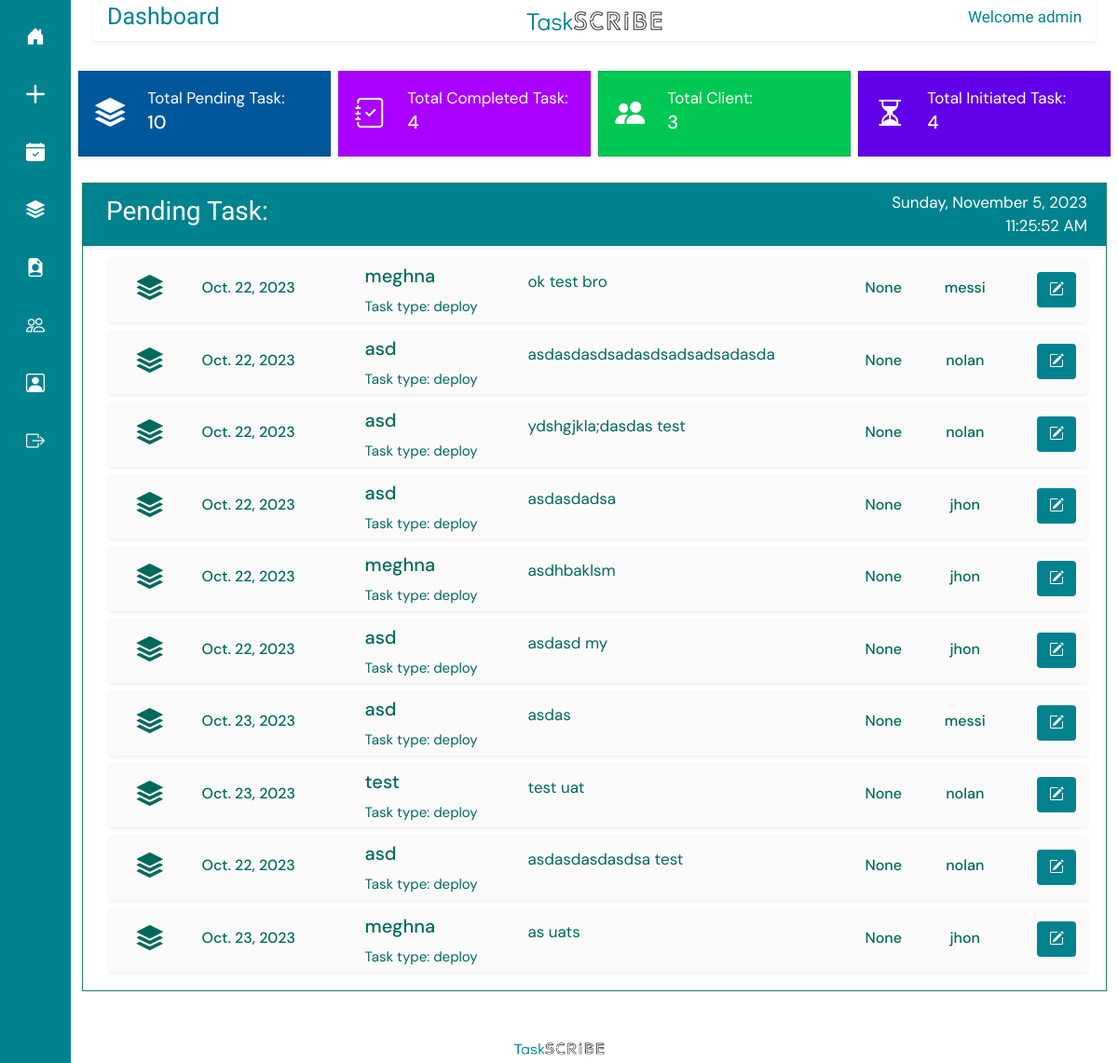
Before: / (signed in) with the older database file.
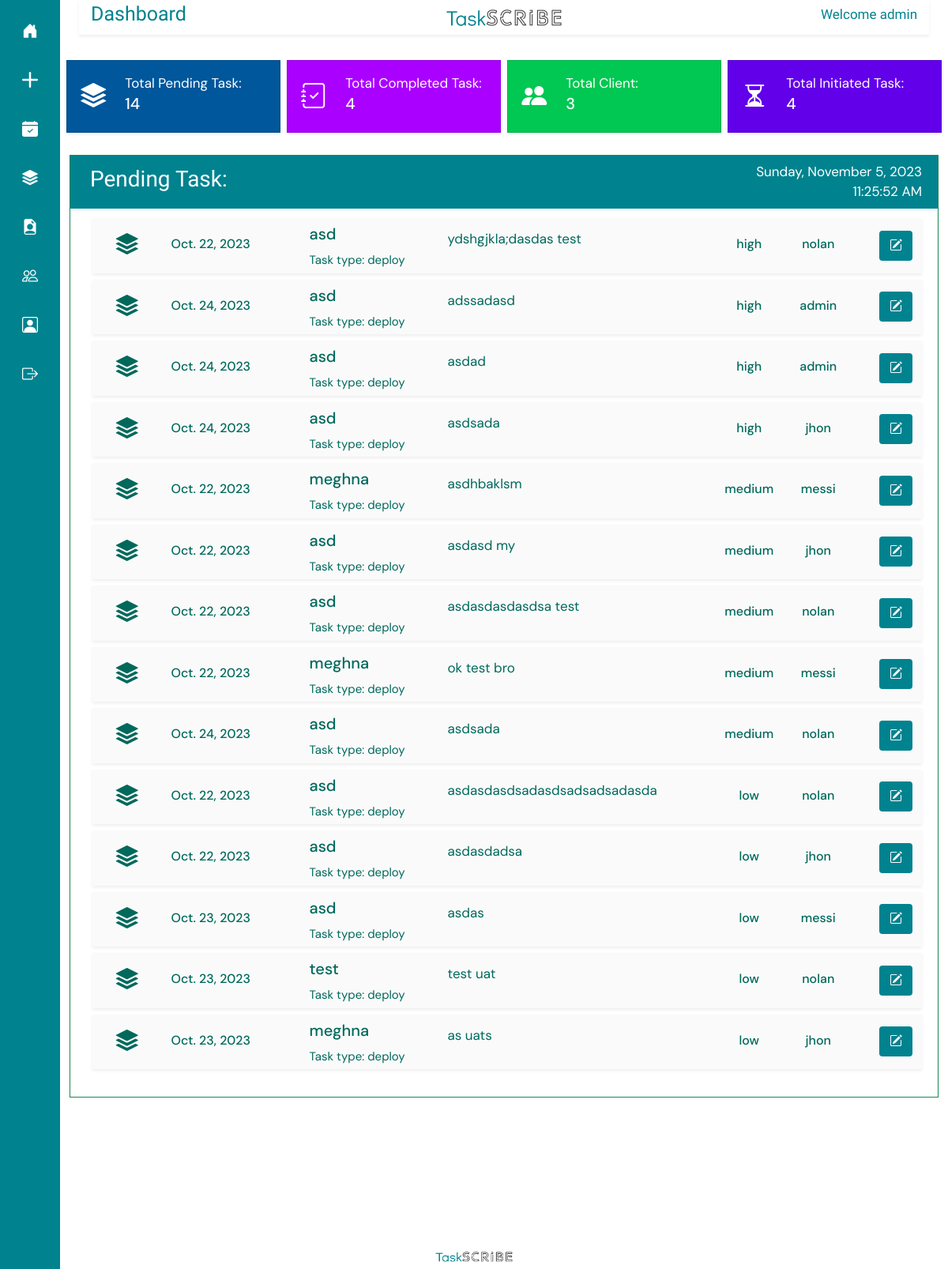
After: the same page with the newer database file.
### taskapp/models.py (models this page shows, shortened)
class Task(models.Model):
    PRIORITY = (
        ('0', 'low'),
        ('1', 'medium'),
        ('2', 'high')
    )
    name = models.CharField(max_length=500,)
    user = models.ForeignKey(CustomUser, on_delete=models.PROTECT)
    assigned_user = models.ForeignKey(CustomUser, on_delete=models.PROTECT, related_name='assigned_user')
    type = models.ForeignKey(Type, on_delete=models.CASCADE)
    client = models.ForeignKey(Client, on_delete=models.PROTECT)
    date = models.DateField()
    priority = models.CharField(max_length=12, choices=PRIORITY, default='low', null=True)
    created_at = models.DateField(auto_now_add=True, null=True)
    status = models.CharField(max_length=1, choices=STATUS, default='0')
    time = models.FloatField()
    def get_priority_display_value(self):
        for value, label in self.PRIORITY:
            if value == self.priority:
                return label
        return None

class Client(models.Model):
    name = models.CharField(max_length=100)
    description = models.TextField(max_length=500, null=True)
    file = models.FileField(upload_to='documetns/')
    original_filename = models.CharField(max_length=255)
    uploaded_at = models.DateTimeField(auto_now_add=True)

class Type(models.Model):
    name = models.CharField(max_length=100)
    def __str__(self) -> str:
        return self.name

class CustomUser(AbstractUser):
    ROLE_CHOICES = (
        ('admin', 'Admin'),
        ('general', 'General'),
    )
    role = models.CharField(max_length=10, choices=ROLE_CHOICES, default='general')
    def __str__(self):
        return self.username

### taskapp/views.py (the view, shortened to what this page needs)
# urls.py: 2. Add a URL to urlpatterns:  path('', views.home, name='home')
@login_required(login_url="/login/")
def home(request):
    daten = date.today()
    docs = Client.objects.all()
    cnum = Client.objects.all().count()
    users = CustomUser.objects.all()
    login_user = CustomUser.objects.get(id=request.user.id)
    if request.user.is_superuser:
        taskf = Task.objects.all()
        total_task = Task.objects.filter(status="0").count()
        total_ctask = Task.objects.filter(status="1").count()
        all_tasks = Task.objects.filter(status="0").order_by('-priority')
    return render(request, "home.html", {
        "all_tasks" : all_tasks, "taskfl": taskf, "docs" : docs, "user" : login_user, "count" : total_task, "clnum" : cnum, "complete_task" : total_ctask, "users" : users
    })

### templates/home.html (shortened to what the changed rows need)
{% extends 'base.html' %}
{% load static %}
{% block titlecontent %}
<div class="row shadow-sm align-items-center" style=" margin-top: 0px; padding: 3px;  color: #00838f;">
  <div class="col">
    <h2 style="font-family: Didact Gothic; text-align: left; font-size: 25px;">Dashboard</h2>
  </div>
  <div class="col align-items-center" >
      <h2  style="font-family: Didact Gothic; text-align: right; font-size: 17px;">Welcome {{ user.username }}</h2>
  </div>
</div>
{% endblock %}
{% block content %}
<div class="row justify-content-center mt-4 p-1">
  <div class="col-md-3  p-1 text-center" onclick="redirectToPage('pending-task')">
    <div class="card py-3 shadow-sm"
      style="border-radius: 0; background-color: #01579B;">
      <div class="row  align-items-center">
        <div class="col-md-9" style="text-align: left;">
          <a style="color: #fff;"> Total Pending Task:</a>
          <h5 style="color: #fff;">{{ count }}</h5>
        </div>
      </div>
    </div>
  </div>
</div>
<div class="row justify-content-center mt-2 p-1">
  <div class="col border border-success m-2">
    <div class="container-fluid " style=" border-radius: 0; height: 70vh; overflow-y: auto; padding-bottom: 3vh;">
      <div class="row  mt-2">
        {% for task in all_tasks %}
        <div class="m-1 py-1 shadow-sm" style="background-color: #FAFAFA; border-radius: 0;">
          <div class="row align-items-center" style="text-align: center;">
            <div class="col-12 col-md-1">
              <i class="bi bi-stack fs-3"></i>
            </div>
            <div class="col-12 col-md-2" style="text-align: left;">
              <h6 class="pt-1 text-primary-d1 letter-spacing">
                {{task.created_at}}
              </h6>
            </div>
            <div class="col-12 col-md-2" style="text-align: left;">
              <h5 class="pt-1">
                {{task.client.name}}
              </h5>
                <span style="font-size: 15px;">
                  Task type: {{ task.type }}
                </span>
            </div>
            <div class="col-12 col-md-4" style="text-align: left;">
                  <p style="  text-align: justify;
                  white-space: nowrap;
                  max-width: 40ch;
                  text-overflow: ellipsis;
                  overflow-x: hidden;">{{task.name}}</p>
            </div>
            <div class="col-12 col-md-1" style="text-align: center;">
              <h6 class="pt-1 text-primary-d1 letter-spacing">
                {{task.get_priority_display_value}}
              </h6>
            </div>
            <div class="col-12 col-md-1" style="text-align: center;">
              <h6 class="pt-1 ">
                {{task.assigned_user}}
              </h6>
            </div>
            <div class="col-12 col-md-1 " style="text-align: right;">
              <button type="button" class="btn btn-floating edit-task" data-bs-toggle="modal"
                data-bs-target="#exampleModal" data-task-id="{{ task.id }}"
                style="background-color: #00838f; color: #fff;"><i class="bi bi-pencil-square"></i></button>
            </div>
          </div>
        </div>
        {% endfor %}
      </div>
    </div>
  </div>
</div>
{% endblock%}

Changed rows visible on the page:
changed Task "ydshgjkla;dasdas test": get_priority_display_value "None" → "high"; moves up the list
added Task: created_at "Oct. 24, 2023", client.name "asd", type "deploy", name "adssadasd", get_priority_display_value "high", assigned_user "admin"
added Task: created_at "Oct. 24, 2023", client.name "asd", type "deploy", name "asdad", get_priority_display_value "high", assigned_user "admin"
added Task: created_at "Oct. 24, 2023", client.name "asd", type "deploy", name "asdsada", get_priority_display_value "high", assigned_user "jhon"
changed Task "asdhbaklsm": get_priority_display_value "None" → "medium"; assigned_user "jhon" → "messi"; moves up the list
changed Task "asdasd my": get_priority_display_value "None" → "medium"; moves up the list
changed Task "asdasdasdasdsa test": get_priority_display_value "None" → "medium"; moves up the list
changed Task "ok test bro": get_priority_display_value "None" → "medium"
added Task: created_at "Oct. 24, 2023", client.name "asd", type "deploy", name "asdsada", get_priority_display_value "medium", assigned_user "nolan"
changed Task "asdasdasdsadasdsadsadsadasda": get_priority_display_value "None" → "low"
changed Task "asdasdadsa": get_priority_display_value "None" → "low"
changed Task "asdas": get_priority_display_value "None" → "low"
changed Task "test uat": get_priority_display_value "None" → "low"
changed Task "as uats": get_priority_display_value "None" → "low"
Other visible differences:
{{ count }}: "10" → "14"
